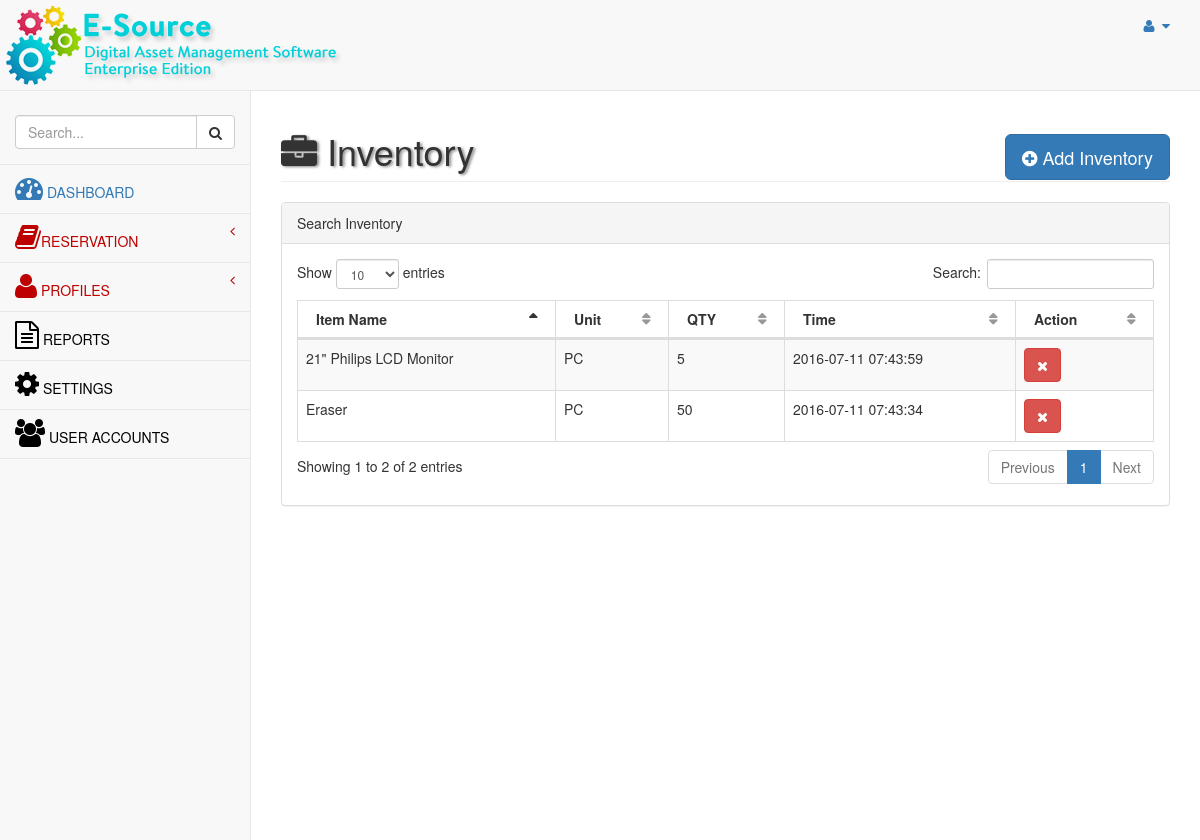
The app's page /admin/inventory.php with its own data.
### tables this page shows
CREATE TABLE `inventory` (
  `inventoryid` int(11) NOT NULL AUTO_INCREMENT,
  `itemNo` int(11) DEFAULT NULL,
  `unit` varchar(20) DEFAULT NULL,
  `qty` int(11) DEFAULT NULL,
  `time_stamp` timestamp NOT NULL DEFAULT CURRENT_TIMESTAMP ON UPDATE CURRENT_TIMESTAMP,
  PRIMARY KEY (`inventoryid`)
);

CREATE TABLE `items` (
  `itemNo` bigint(20) NOT NULL AUTO_INCREMENT,
  `description` varchar(200) NOT NULL,
  `category` varchar(100) NOT NULL DEFAULT 'Equipment',
  `unit` varchar(20) NOT NULL DEFAULT 'PC',
  `pc_per_unit` int(11) DEFAULT NULL,
  `unitCost` double(10,2) NOT NULL,
  `inventory_qty` int(11) DEFAULT '0',
  `supplierID` int(11) DEFAULT '0',
  PRIMARY KEY (`itemNo`)
);

### admin/include/functions.php (called while the page is built, shortened)
<?php
function selectListSQL($q){
	$conn = dbConnect();
	$stmt = $conn->prepare($q);
	$stmt->execute();
	$rows = $stmt->fetchAll();
	return $rows;
}
?>

### admin/inventory.php (the view, shortened to what this page needs)
<?php
include('header.php');
include_once("include/functions.php");
?>
<div id="page-wrapper">
            <div class="row">
                <div class="col-lg-12">
                    <h1 class="page-header"><i class="fa fa-briefcase fa-1x"></i> Inventory
						<div class="pull-right">
							<button id="addinventorybutton" class="btn btn-primary btn-lg" data-toggle="modal" data-target="#addInventory">
                                <i class="fa fa-plus-circle"></i> Add Inventory
                            </button>
                         </div>
					</h1>
                </div>
            </div>
            <div class="row">
					<div class="col-lg-12">
					<div class="panel panel-default">
								<div class="panel-heading">
								   Search Inventory
								</div>
					<div class="panel-body">
									<div class="dataTable_wrapper">
										<table class="table table-striped table-bordered table-hover" id="dataTables-example">
											<thead>
												<tr>
													<th>Item Name</th>
													<th>Unit</th>
													<th>QTY</th>
													<th>Time</th>
													<th>Action</th>
												</tr>
											</thead>
											<tbody>
											<?php
											$itemlist = selectListSQL("SELECT inventory.inventoryid,items.description,inventory.itemNo,inventory.unit,inventory.qty,inventory.time_stamp FROM inventory LEFT JOIN items ON inventory.itemNo = items.itemNo ORDER BY inventoryid DESC");
											foreach ($itemlist as $rows => $link) {
												$description = $link['description'];
												$unit = $link['unit'];
												$qty = $link['qty'];
												$time = $link['time_stamp'];
												$inventoryid = $link['inventoryid'];
												echo "<tr class='odd gradeX'>";
												echo "<td>$description</td>";
												echo "<td>$unit</td>";
												echo "<td>$qty</td>";
												echo "<td>$time</td>";
												echo "<td class='center'>
													<button class='btn btn-primary hidden' onClick='edit($inventoryid)'  data-toggle='modal' data-target='#addItem'><i class='fa fa-edit'></i></button>
													<button class='btn btn-danger notification' id='notification' onClick='deleteinventory($inventoryid)'><i class='fa fa-times'></i></button>
												</td>";
												echo "</tr>";
											}
											?>
											</tbody>
										</table>
									</div>
								</div>
								</div>
								</div>
								</div>
        </div>
    </div>
<?php
include('footer.php');
?>

### records on screen
inventory: items.description "21\" Philips LCD Monitor", unit "PC", qty "5", time_stamp "2016-07-11 07:43:59"
inventory: items.description "Eraser", unit "PC", qty "50", time_stamp "2016-07-11 07:43:34"
